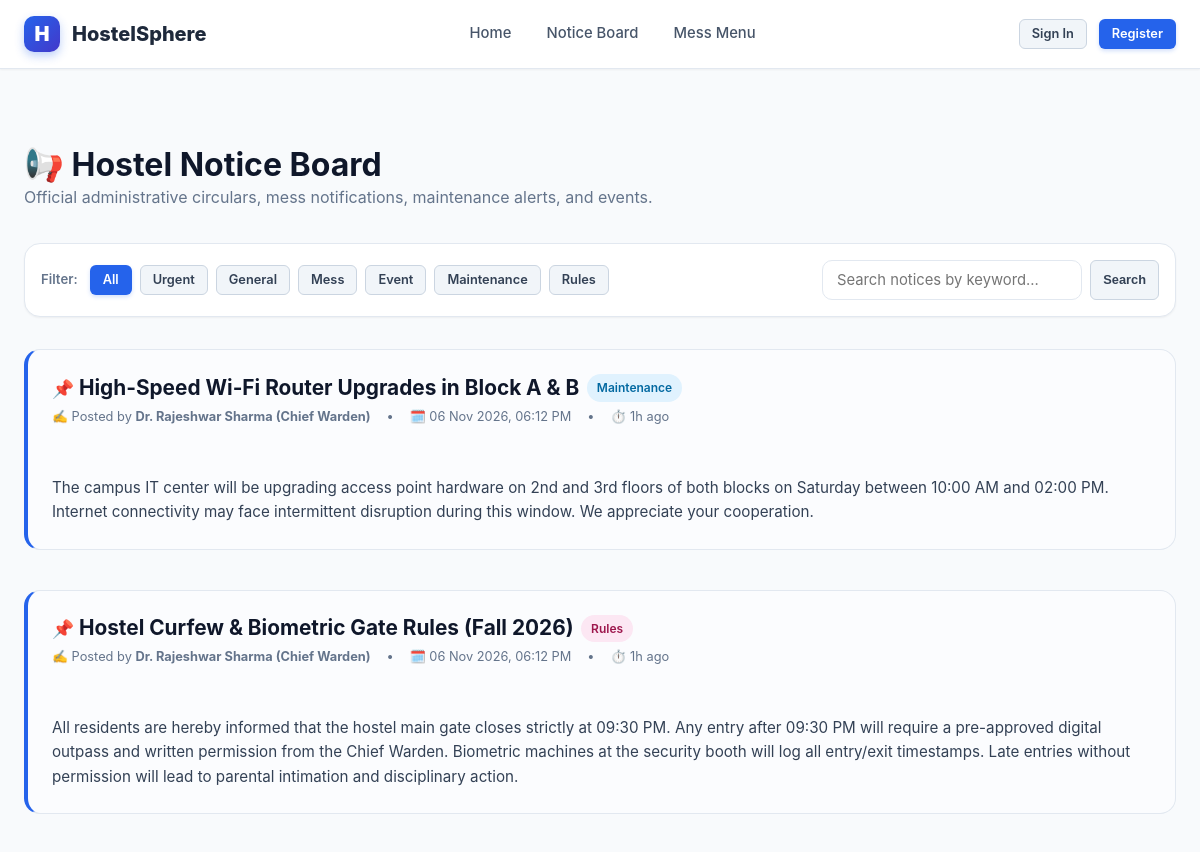
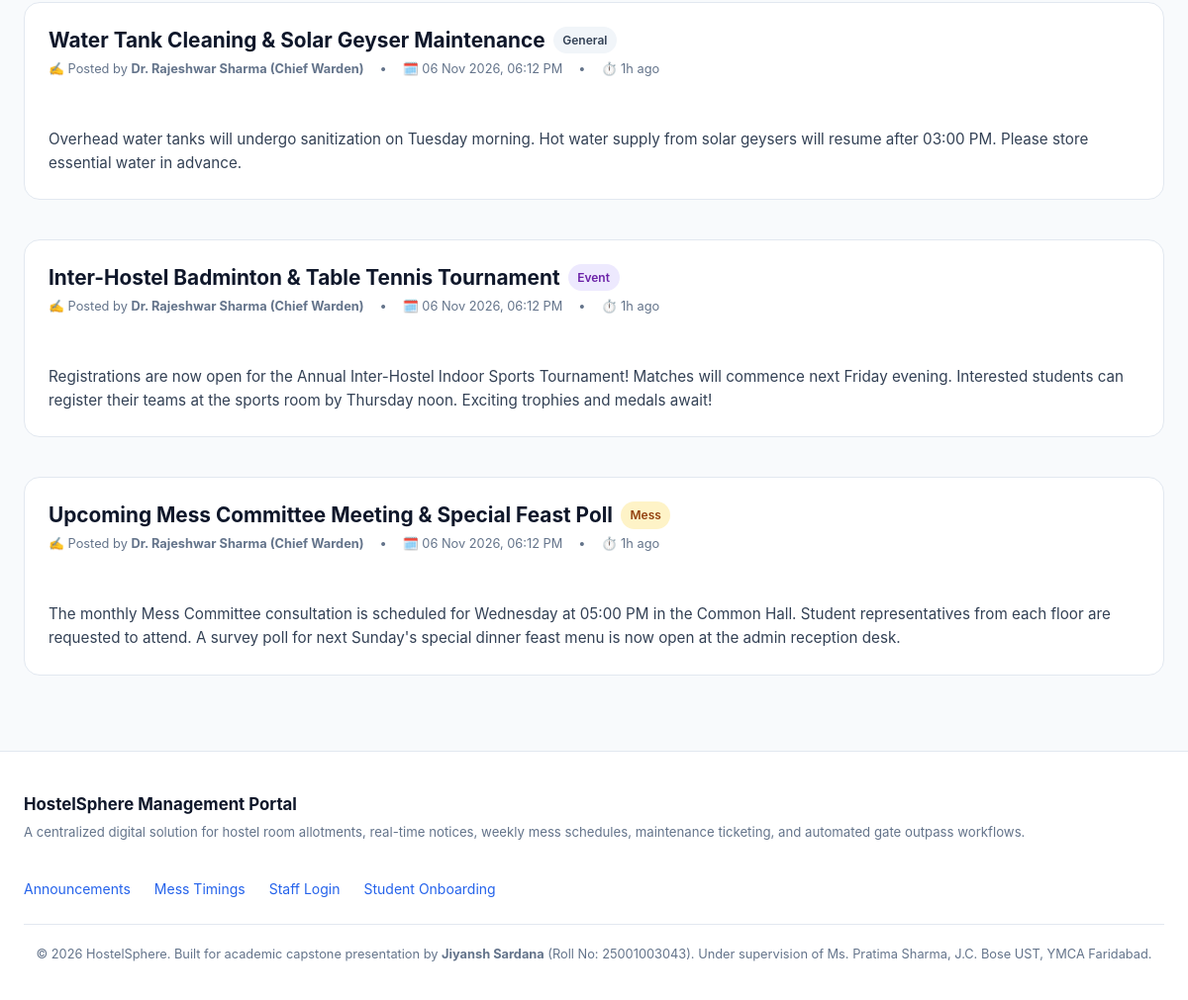
Screenshot of /notices with the database file from the repository (2 pictures, top to bottom).
### tables this page shows
CREATE TABLE notices (
    id INTEGER PRIMARY KEY AUTOINCREMENT,
    title TEXT NOT NULL,
    content TEXT NOT NULL,
    category TEXT DEFAULT 'General' CHECK(category IN ('Urgent', 'General', 'Mess', 'Event', 'Maintenance', 'Rules')),
    is_pinned INTEGER DEFAULT 0,            -- 1 for pinned at top
    created_by INTEGER NOT NULL,
    created_at TIMESTAMP DEFAULT CURRENT_TIMESTAMP,
    FOREIGN KEY (created_by) REFERENCES users(id) ON DELETE CASCADE
);

CREATE TABLE users (
    id INTEGER PRIMARY KEY AUTOINCREMENT,
    username TEXT UNIQUE NOT NULL,           -- Roll number for students or 'admin' for warden
    full_name TEXT NOT NULL,
    email TEXT UNIQUE NOT NULL,
    password_hash TEXT NOT NULL,
    role TEXT NOT NULL CHECK(role IN ('student', 'admin')),
    phone TEXT,
    guardian_name TEXT,
    guardian_phone TEXT,
    branch TEXT,                             -- e.g., 'Computer Engineering'
    semester INTEGER,                        -- e.g., 3
    gender TEXT CHECK(gender IN ('Male', 'Female', 'Other')),
    created_at TIMESTAMP DEFAULT CURRENT_TIMESTAMP
);

### app.py (the view)
@app.route('/notices')
def notices():
    category = request.args.get('category', '').strip()
    search = request.args.get('search', '').strip()
    sql = """
        SELECT n.*, u.full_name as author_name
        FROM notices n
        JOIN users u ON n.created_by = u.id
        WHERE 1=1
    """
    params = []
    if category and category != 'All':
        sql += " AND n.category = ?"
        params.append(category)
    if search:
        sql += " AND (n.title LIKE ? OR n.content LIKE ?)"
        wildcard = f"%{search}%"
        params.extend([wildcard, wildcard])
    sql += " ORDER BY n.is_pinned DESC, n.created_at DESC"
    notices_list = query_db(sql, params)
    categories = ['All', 'Urgent', 'General', 'Mess', 'Event', 'Maintenance', 'Rules']
    return render_template('notices.html', notices=notices_list, categories=categories,
                           selected_category=category or 'All', search=search)

### app.py (called while the page is built)
@app.context_processor
def inject_globals():
    user = None
    if 'user_id' in session:
        user = query_db("SELECT * FROM users WHERE id = ?", (session['user_id'],), one=True)
    days = ['Monday', 'Tuesday', 'Wednesday', 'Thursday', 'Friday', 'Saturday', 'Sunday']
    today_name = datetime.datetime.now().strftime('%A')
    return {
        'current_user': user,
        'current_year': datetime.datetime.now().year,
        'days_of_week': days,
        'today_name': today_name
    }

@app.template_filter('format_datetime')
def format_datetime(value, format_str='%d %b %Y, %I:%M %p'):
    if not value:
        return 'N/A'
    for fmt in ('%Y-%m-%d %H:%M:%S', '%Y-%m-%dT%H:%M:%S', '%Y-%m-%d'):
        try:
            dt = datetime.datetime.strptime(str(value).split('.')[0], fmt)
            return dt.strftime(format_str)
        except ValueError:
            pass
    return str(value)

@app.template_filter('time_ago')
def time_ago(value):
    if not value:
        return ''
    try:
        dt = datetime.datetime.strptime(str(value).split('.')[0], '%Y-%m-%d %H:%M:%S')
        now = datetime.datetime.now()
        diff = now - dt
        if diff.days > 30:
            return dt.strftime('%d %b %Y')
        if diff.days > 0:
            return f"{diff.days}d ago"
        hours = diff.seconds // 3600
        if hours > 0:
            return f"{hours}h ago"
        minutes = diff.seconds // 60
        if minutes > 0:
            return f"{minutes}m ago"
        return "Just now"
    except Exception:
        return str(value)

### database.py (called while the page is built)
def get_db():
    db = getattr(g, '_database', None)
    if db is None:
        db = g._database = sqlite3.connect(DATABASE)
        db.row_factory = sqlite3.Row
        db.execute("PRAGMA foreign_keys = ON")
    return db

def close_connection(exception):
    db = getattr(g, '_database', None)
    if db is not None:
        db.close()

def query_db(query, args=(), one=False):
    cur = get_db().execute(query, args)
    rv = cur.fetchall()
    cur.close()
    return (rv[0] if rv else None) if one else rv

### templates/notices.html (shortened to what this page needs)
{% extends 'base.html' %}
{% block content %}
<div style="display: flex; justify-content: space-between; align-items: center; margin-bottom: 2rem; flex-wrap: wrap; gap: 1rem;">
  <div>
    <h1>📢 Hostel Notice Board</h1>
    <p style="color: var(--text-muted); margin: 0;">
      Official administrative circulars, mess notifications, maintenance alerts, and events.
    </p>
  </div>
</div>
<div class="card" style="padding: 1rem; margin-bottom: 2rem;">
  <form method="GET" action="{{ url_for('notices') }}" style="display: flex; gap: 1rem; flex-wrap: wrap; align-items: center; justify-content: space-between;">
    <div style="display: flex; gap: 0.5rem; flex-wrap: wrap; align-items: center;">
      <span style="font-size: 0.825rem; font-weight: 600; color: var(--text-muted); margin-right: 0.25rem;">Filter:</span>
      {% for cat in categories %}
        <a href="{{ url_for('notices', category=cat, search=search) }}"
           class="btn btn-sm {% if selected_category == cat %}btn-primary{% else %}btn-secondary{% endif %}">
          {{ cat }}
        </a>
      {% endfor %}
    </div>
    <div style="display: flex; gap: 0.5rem; min-width: 280px;">
      <input type="text" name="search" class="form-control" placeholder="Search notices by keyword..." value="{{ search }}">
      <button type="submit" class="btn btn-secondary btn-sm">Search</button>
    </div>
  </form>
</div>
{% if notices %}
  <div style="display: flex; flex-direction: column; gap: 1.25rem;">
    {% for n in notices %}
      <article class="notice-card {% if n.is_pinned %}pinned{% endif %}">
        <div class="notice-header">
          <div>
            <div style="display: flex; align-items: center; gap: 0.5rem; flex-wrap: wrap; margin-bottom: 0.35rem;">
              <h2 style="font-size: 1.3rem; margin: 0; color: #0f172a;">
                {% if n.is_pinned %}<span title="Pinned to top" style="font-size: 1.1rem;">📌</span>{% endif %}
                {{ n.title }}
              </h2>
              <span class="badge badge-cat-{{ n.category|lower }}">{{ n.category }}</span>
            </div>
            <div class="notice-meta">
              <span>✍️ Posted by <strong>{{ n.author_name }}</strong></span>
              <span>&bull;</span>
              <span>🗓️ {{ n.created_at|format_datetime }}</span>
              <span>&bull;</span>
              <span>⏱️ {{ n.created_at|time_ago }}</span>
            </div>
          </div>
        </div>
        <div class="notice-content">
          {{ n.content }}
        </div>
      </article>
    {% endfor %}
  </div>
{% endif %}
{% endblock %}

### static/css/style.css (style rules this page uses)
:root { --primary: #2563eb; --primary-hover: #1d4ed8; --primary-light: #eff6ff; --primary-dark: #1e40af; --secondary: #475569; --secondary-light: #f1f5f9; --accent: #f59e0b; --accent-light: #fef3c7; --success: #10b981; --success-light: #ecfdf5; --success-dark: #047857; --danger: #ef4444; --danger-light: #fef2f2; --danger-dark: #b91c1c; --warning: #f59e0b; --warning-light: #fffbeb; --warning-dark: #b45309; --info: #06b6d4; --info-light: #ecfeff; --bg-main: #f8fafc; --bg-card: #ffffff; --bg-sidebar: #0f172a; --text-main: #0f172a; --text-muted: #64748b; --text-light: #94a3b8; --text-white: #ffffff; --border-color: #e2e8f0; --border-light: #f1f5f9; --radius-sm: 6px; --radius-md: 10px; --radius-lg: 16px; --radius-full: 9999px; --shadow-sm: 0 1px 2px 0 rgb(0 0 0 / 0.05); --shadow-md: 0 4px 6px -1px rgb(0 0 0 / 0.07), 0 2px 4px -2px rgb(0 0 0 / 0.05); --shadow-lg: 0 10px 15px -3px rgb(0 0 0 / 0.08), 0 4px 6px -4px rgb(0 0 0 / 0.04); --shadow-xl: 0 20px 25px -5px rgb(0 0 0 / 0.1), 0 8px 10px -6px rgb(0 0 0 / 0.05); --transition: all 0.2s cubic-bezier(0.4, 0, 0.2, 1); --font-sans: -apple-system, BlinkMacSystemFont, "Segoe UI", Roboto, "Helvetica Neue", Arial, sans-serif; }
*, *::before, *::after { box-sizing: border-box; margin: 0; padding: 0; }
body { font-family: var(--font-sans); background-color: var(--bg-main); color: var(--text-main); line-height: 1.6; min-height: 100vh; display: flex; flex-direction: column; }
h1, h2, h3, h4, h5, h6 { color: var(--text-main); font-weight: 700; line-height: 1.25; }
h1 { font-size: 2rem; }
h2 { font-size: 1.5rem; }
p { margin-bottom: 0.75rem; }
a { color: var(--primary); text-decoration: none; transition: var(--transition); }
.btn { display: inline-flex; align-items: center; justify-content: center; gap: 0.5rem; font-size: 0.9rem; font-weight: 600; padding: 0.6rem 1.2rem; border-radius: var(--radius-md); border: 1px solid transparent; cursor: pointer; transition: var(--transition); text-decoration: none; line-height: 1.25; }
.btn-sm { padding: 0.35rem 0.75rem; font-size: 0.8rem; border-radius: var(--radius-sm); }
.btn-primary { background-color: var(--primary); color: #ffffff; box-shadow: 0 2px 4px rgba(37, 99, 235, 0.2); }
.btn-secondary { background-color: #f1f5f9; color: #334155; border-color: #cbd5e1; }
.card { background: var(--bg-card); border: 1px solid var(--border-color); border-radius: var(--radius-lg); box-shadow: var(--shadow-sm); padding: 1.5rem; margin-bottom: 1.5rem; transition: var(--transition); }
.form-control, .form-select, textarea.form-control { width: 100%; padding: 0.65rem 0.9rem; font-size: 0.925rem; font-family: inherit; color: var(--text-main); background-color: #ffffff; border: 1px solid var(--border-color); border-radius: var(--radius-md); transition: var(--transition); }
.badge { display: inline-flex; align-items: center; gap: 0.25rem; font-size: 0.75rem; font-weight: 600; padding: 0.25rem 0.6rem; border-radius: var(--radius-full); text-transform: capitalize; }
.badge-cat-general { background-color: #f1f5f9; color: #334155; }
.badge-cat-mess { background-color: #fef3c7; color: #92400e; }
.badge-cat-event { background-color: #ede9fe; color: #6b21a8; }
.badge-cat-maintenance { background-color: #e0f2fe; color: #0369a1; }
.badge-cat-rules { background-color: #fce7f3; color: #9d174d; }
.notice-card { background: white; border: 1px solid var(--border-color); border-radius: var(--radius-lg); padding: 1.5rem; margin-bottom: 1.25rem; position: relative; transition: var(--transition); }
.notice-card.pinned { border-left: 4px solid var(--primary); background: #fbfcfe; }
.notice-header { display: flex; align-items: flex-start; justify-content: space-between; margin-bottom: 0.75rem; gap: 1rem; }
.notice-meta { font-size: 0.8rem; color: var(--text-muted); display: flex; gap: 1rem; align-items: center; margin-bottom: 0.75rem; }
.notice-content { font-size: 0.95rem; color: #334155; white-space: pre-line; }

### rows the page displays
notices: title "High-Speed Wi-Fi Router Upgrades in Block A & B", category "Maintenance", author_name "Dr. Rajeshwar Sharma (Chief Warden)", created_at "06 Nov 2026, 06:12 PM", created_at "1h ago", content "The campus IT center will be upgrading access point hardware on 2nd and 3rd floors of both blocks on Saturday between 10:00 AM and 02:00 PM. Internet connectivity may face intermittent disruption during this window. We appreciate your cooperation."
notices: title "Hostel Curfew & Biometric Gate Rules (Fall 2026)", category "Rules", author_name "Dr. Rajeshwar Sharma (Chief Warden)", created_at "06 Nov 2026, 06:12 PM", created_at "1h ago", content "All residents are hereby informed that the hostel main gate closes strictly at 09:30 PM. Any entry after 09:30 PM will require a pre-approved digital outpass and written permission from the Chief Warden. Biometric machines at the security booth will log all entry/exit timestamps. Late entries without permission will lead to parental intimation and disciplinary action."
notices: title "Water Tank Cleaning & Solar Geyser Maintenance", category "General", author_name "Dr. Rajeshwar Sharma (Chief Warden)", created_at "06 Nov 2026, 06:12 PM", created_at "1h ago", content "Overhead water tanks will undergo sanitization on Tuesday morning. Hot water supply from solar geysers will resume after 03:00 PM. Please store essential water in advance."
notices: title "Inter-Hostel Badminton & Table Tennis Tournament", category "Event", author_name "Dr. Rajeshwar Sharma (Chief Warden)", created_at "06 Nov 2026, 06:12 PM", created_at "1h ago", content "Registrations are now open for the Annual Inter-Hostel Indoor Sports Tournament! Matches will commence next Friday evening. Interested students can register their teams at the sports room by Thursday noon. Exciting trophies and medals await!"
notices: title "Upcoming Mess Committee Meeting & Special Feast Poll", category "Mess", author_name "Dr. Rajeshwar Sharma (Chief Warden)", created_at "06 Nov 2026, 06:12 PM", created_at "1h ago", content "The monthly Mess Committee consultation is scheduled for Wednesday at 05:00 PM in the Common Hall. Student representatives from each floor are requested to attend. A survey poll for next Sunday's special dinner feast menu is now open at the admin reception desk."

### other values shown
{{ cat }} "All" "Urgent" "General" "Mess" "Event" "Maintenance" "Rules"
